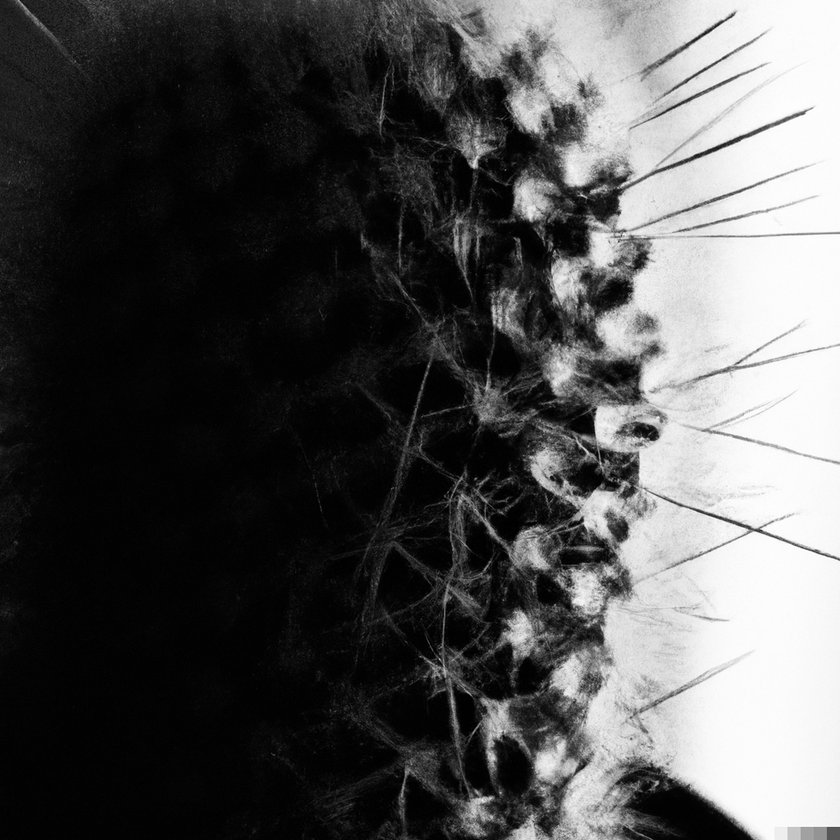
#> input picture computer-vision/script/grayscale_2.png, 840 x 840 px, shrunk from 1024 x 1024 before the run
$ jupyter execute --allow-errors trbalho_3.ipynb
#> lines starting #> are read from the running program, lines starting #| are printed output that depends on the picture; after the words box and inside, x2 and y2 are one past the last pixel; in counts of white or black regions, pixels touching at a corner belong together
[cell 1]
import cv2
import numpy as np
import matplotlib.pyplot as plt

# Carregar imagem
img = cv2.imread('moedas.png', cv2.IMREAD_GRAYSCALE)

# Aplicar suavização Gaussiana para reduzir ruído
#> (the rest of this cell did not finish here and is left out)

[cell 2]
import cv2
import numpy as np
import matplotlib.pyplot as plt

def detect_circle_and_ellipses(path, minDist, param1, param2, minRadius, maxRadius):
    img = cv2.imread(path, cv2.IMREAD_GRAYSCALE)
    img_blur = cv2.GaussianBlur(img, (5, 5), 0)
    edges = cv2.Canny(img_blur, 50, 150, apertureSize=3)

    circles = cv2.HoughCircles(edges, cv2.HOUGH_GRADIENT, dp=1, minDist=minDist, param1=param1, param2=param2, minRadius=minRadius, maxRadius=maxRadius)
    circles_img = np.zeros_like(img)
    if circles is not None:
        circles = np.round(circles[0, :]).astype("int")
        for (x, y, r) in circles:
            cv2.circle(circles_img, (x, y), r, (255, 255, 255), 2)

    ellipses = cv2.HoughCircles(edges, cv2.HOUGH_GRADIENT, dp=1, minDist=minDist, param1=param1, param2=param2, minRadius=minRadius, maxRadius=maxRadius)
    ellipses_img = np.zeros_like(img)
    if ellipses is not None:
        ellipses = np.round(ellipses[0, :]).astype("int")
        for (x, y, a) in ellipses:
            cv2.ellipse(ellipses_img, (x, y), (a, a), 0, 0, 360, (255, 255, 255), 2)

    geo = cv2.addWeighted(img, 0.45, circles_img, 0.55, 0)
    geo = cv2.addWeighted(geo, 0.5, ellipses_img, 0.25, 0)
    sphere = cv2.addWeighted(ellipses_img, 0.5, circles_img, 0.5, 0)

    _, axs = plt.subplots(1, 3, figsize=(8, 8))
    axs[0].imshow(img, cmap='gray')
    axs[0].set_title('Imagem Original')
    axs[0].axis(False)
    axs[1].imshow(cv2.cvtColor(geo, cv2.COLOR_BGR2RGB))
    axs[1].set_title('Objetos Detectados')
    axs[1].axis(False)
    axs[2].imshow(sphere, cmap='gray')
    axs[2].set_title('Círculos e Elipses Detectados')
    axs[2].axis(False)
    plt.show()

#> (a cell that did not finish here is left out)

#> (a cell that did not finish here is left out)


#> (a cell that did not finish here is left out)


[cell 6]
import cv2
import numpy as np
import matplotlib.pyplot as plt

def detect_lines(path, threshold):
#> called with path = 'grayscale_2.png', threshold = 10
    img = cv2.imread(path, cv2.IMREAD_GRAYSCALE)
#> img is the input picture: shape (840, 840); min 0, max 255, mean 81
    img_blur = cv2.GaussianBlur(img, (5, 5), 0)
    edges = cv2.Canny(img_blur, 50, 150, apertureSize=3)
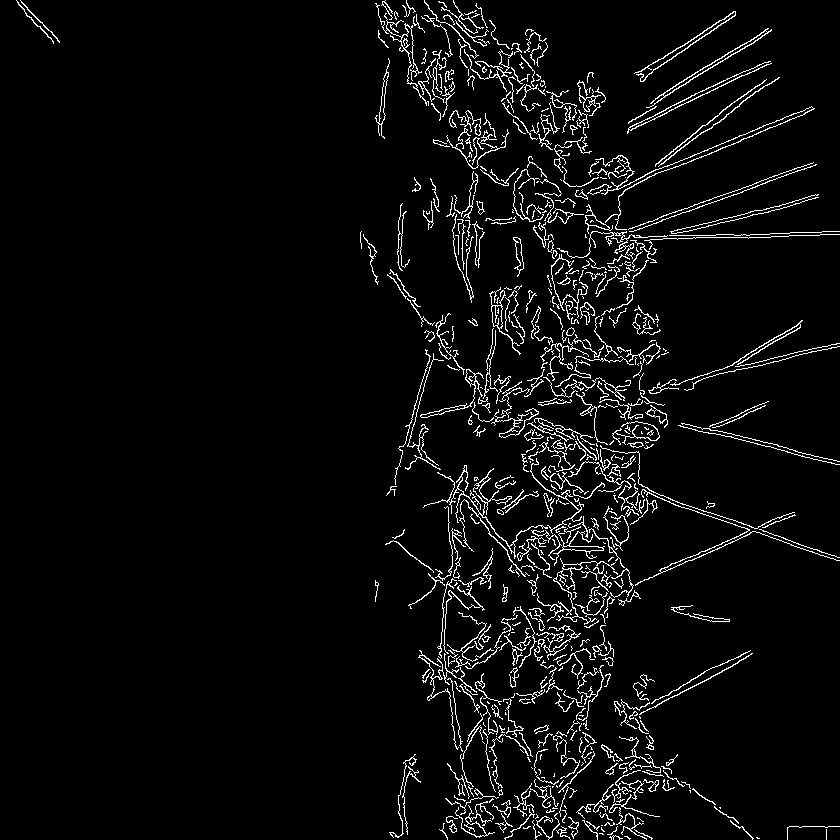
#> edges: shape (840, 840); 4.6% white in thin lines or dots

    lines = cv2.HoughLinesP(edges, rho=1, theta=np.pi/180, threshold=threshold, minLineLength=50, maxLineGap=10)
#> lines = 163 rows, first 6: [686, 163, 811, 110], [587, 127, 587, 76], [481, 675, 487, 767], [528, 410, 531, 472], [545, 501, 563, 427], [387, 22, 451, 114]
    lines_img = np.zeros_like(img)
    if lines is not None:
        for line in lines:
            x1, y1, x2, y2 = line[0]
            cv2.line(lines_img, (x1, y1), (x2, y2), (255, 255, 255), 2)
#> this loop made 163 passes
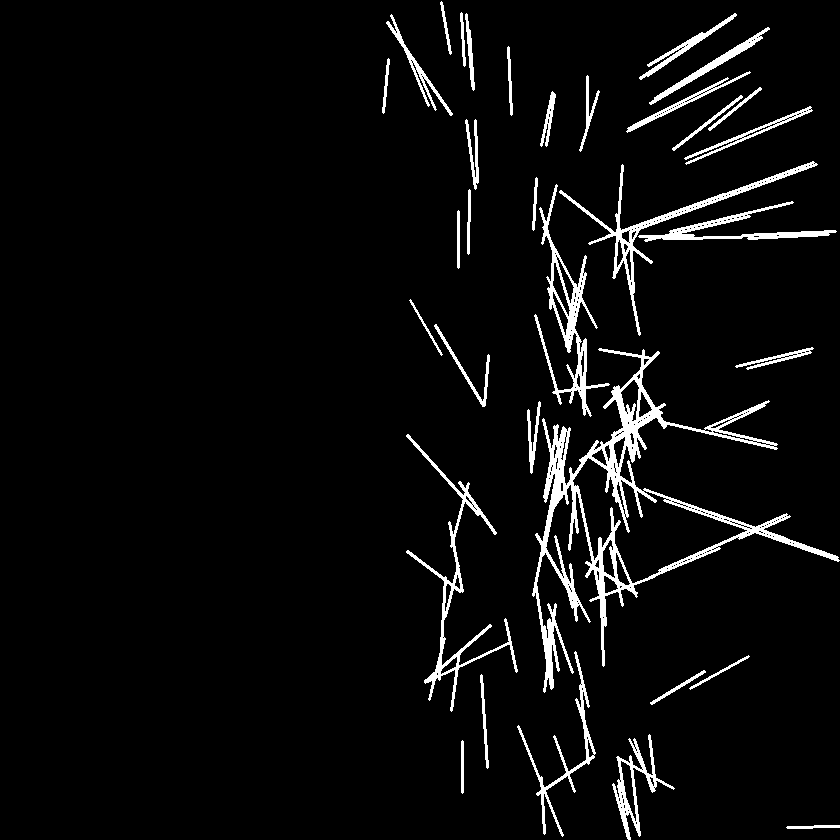
#> lines_img: shape (840, 840); 4.7% white; 34 white regions, largest, box (x1, y1, x2, y2) and area: (532, 348, 840, 693) 11604, (534, 184, 610, 417) 2799, (559, 161, 818, 336) 2522

    geo = cv2.addWeighted(img, 0.55, lines_img, 0.45, 0)

    _, axs = plt.subplots(1, 3, figsize=(8, 8))
    axs[0].imshow(img, cmap='gray')
    axs[0].set_title('Imagem Original')
    axs[0].axis(False)
    axs[1].imshow(cv2.cvtColor(geo, cv2.COLOR_BGR2RGB))
    axs[1].set_title('Objetos Detectados')
    axs[1].axis(False)
    axs[2].imshow(lines_img, cmap='gray')
    axs[2].set_title('Linhas Detectadas')
    axs[2].axis(False)
    plt.show()
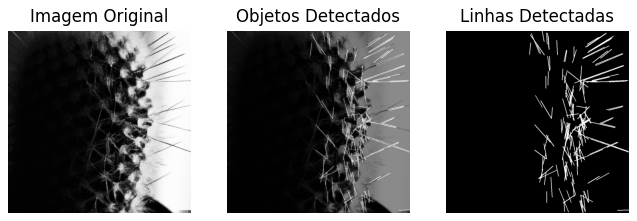
#> figure drawn by matplotlib, 3 panels

[cell 7]
detect_lines('grayscale_2.png', 10)

[cell 8]
detect_lines('grayscale_2.png', 150)
#> call 2 of detect_lines, with path = 'grayscale_2.png', threshold = 150
#> in detect_lines (call 2), `lines = cv2.HoughLinesP(edges, rho=1, theta=np.pi/180, threshold=thres..`: lines = 38 rows, first 6: [541, 484, 557, 557], [571, 654, 593, 756], [589, 243, 813, 162], [577, 651, 582, 720], [569, 463, 595, 568], [482, 835, 496, 768]
#> the loop in detect_lines (call 2), `for line in lines:` made 38 passes
#> after the loop in detect_lines (call 2), `for line in lines:`:
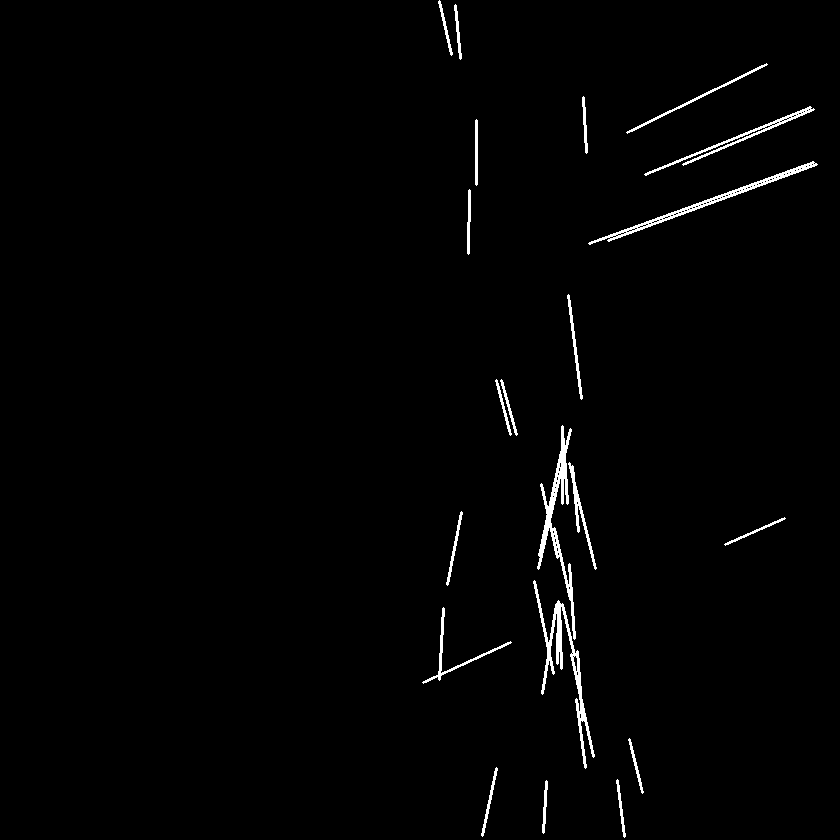
#> lines_img: shape (840, 840); 1.3% white; 21 white regions, largest, box (x1, y1, x2, y2) and area: (533, 580, 595, 769) 1689, (537, 425, 576, 640) 1640, (588, 161, 818, 245) 1251
#> in detect_lines (call 2), `plt.show()`:
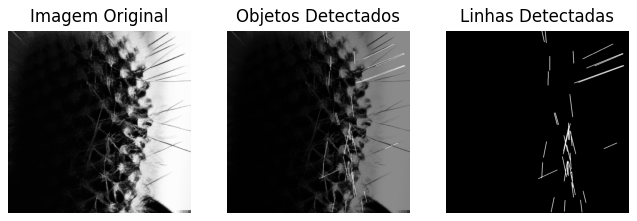
#> figure drawn by matplotlib, 3 panels

[cell 9]
detect_lines('grayscale_2.png', 1)
#> call 3 of detect_lines, with path = 'grayscale_2.png', threshold = 1
#> in detect_lines (call 3), `lines = cv2.HoughLinesP(edges, rho=1, theta=np.pi/180, threshold=thres..`: lines = 142 rows, first 6: [635, 521, 642, 414], [569, 617, 623, 566], [378, 14, 451, 85], [552, 512, 555, 425], [549, 422, 568, 503], [602, 290, 630, 228]
#> the loop in detect_lines (call 3), `for line in lines:` made 142 passes
#> after the loop in detect_lines (call 3), `for line in lines:`:
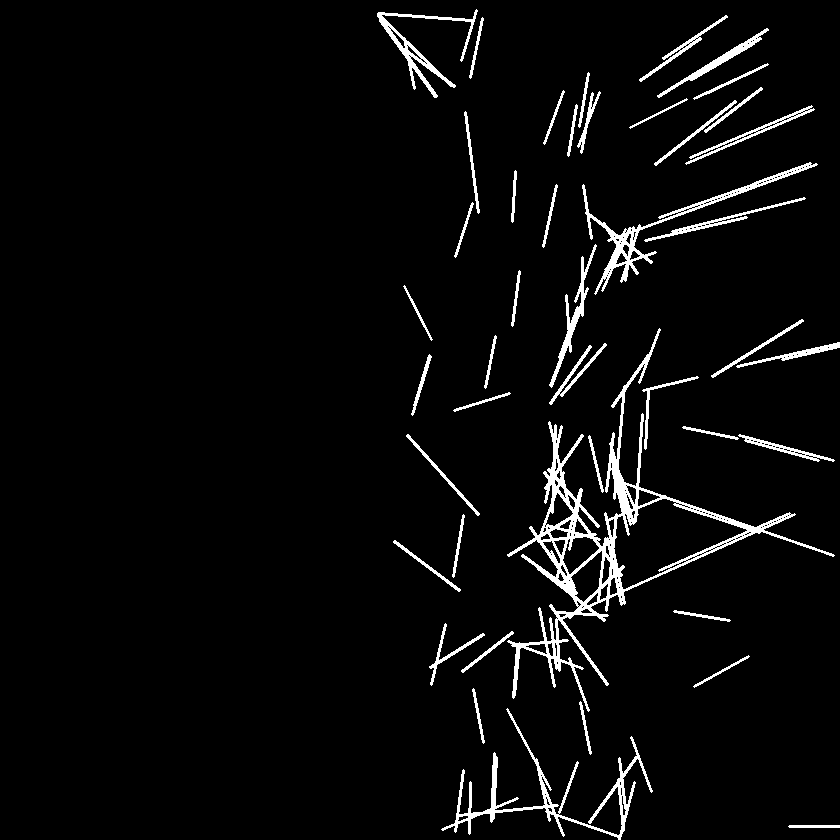
#> lines_img: shape (840, 840); 4% white; 44 white regions, largest, box (x1, y1, x2, y2) and area: (507, 328, 835, 712) 9824, (441, 708, 653, 840) 2841, (582, 162, 818, 295) 2334
#> in detect_lines (call 3), `geo = cv2.addWeighted(img, 0.55, lines_img, 0.45, 0)`:
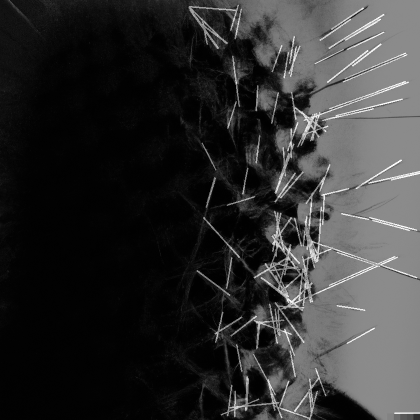
#> geo: shape (840, 840) (shown at 1/2 size); min 0, max 255, mean 49.2
#> in detect_lines (call 3), `plt.show()`:
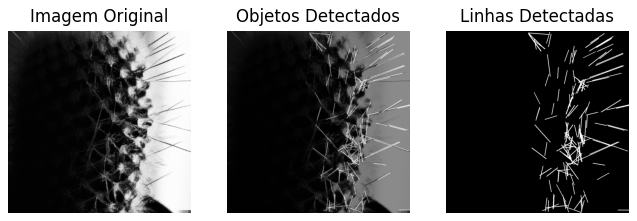
#> figure drawn by matplotlib, 3 panels

$ run again, with computer-vision/script/grayscale_1.png copied over computer-vision/script/grayscale_2.png
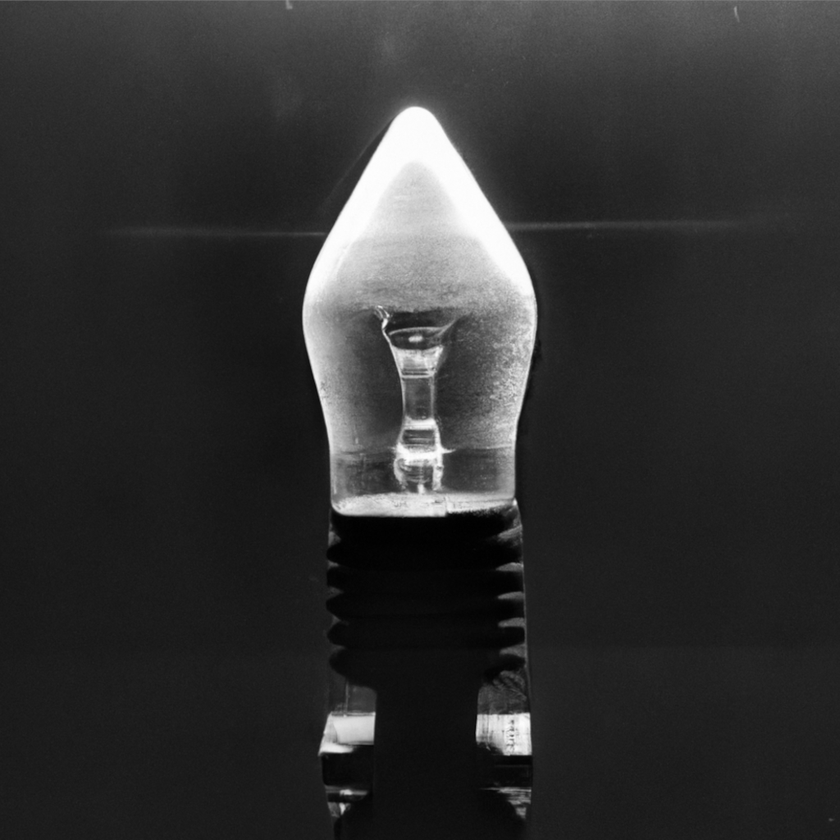
#> input picture computer-vision/script/grayscale_1.png, 840 x 840 px, shrunk from 1024 x 1024 before the run
#> in detect_lines, img is the input picture: shape (840, 840); min 0, max 254, mean 49.1
#> in detect_lines, `edges = cv2.Canny(img_blur, 50, 150, apertureSize=3)`:
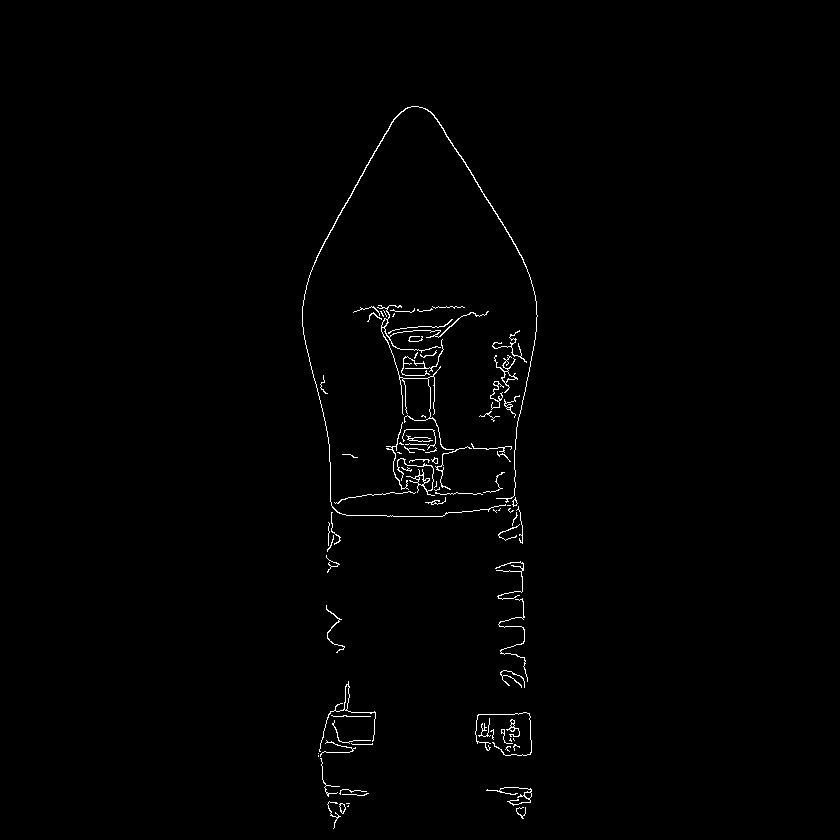
#> edges: shape (840, 840); 0.85% white in thin lines or dots, all inside (x1, y1, x2, y2) = (302, 106, 538, 829)
#> lines = 31 rows, first 6: [316, 258, 393, 119], [330, 480, 332, 542], [432, 113, 522, 257], [386, 446, 445, 497], [303, 332, 327, 432], [520, 413, 536, 329]
#> the loop in detect_lines, `for line in lines:` made 31 passes
#> lines = 20 rows, first 6: [433, 385, 433, 327], [421, 420, 437, 504], [431, 466, 434, 401], [497, 416, 502, 365], [403, 444, 409, 327], [434, 115, 518, 250]
#> the loop in detect_lines (call 3), `for line in lines:` made 20 passes
#> after the loop in detect_lines (call 3), `for line in lines:`:
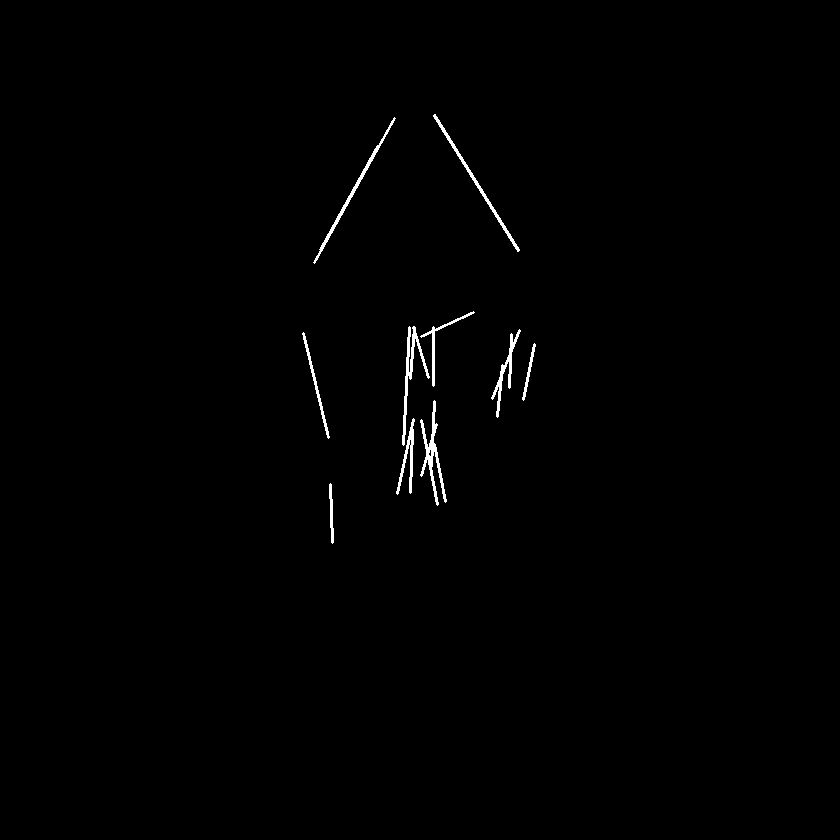
#> lines_img: shape (840, 840); 0.61% white; 10 white regions, largest, box (x1, y1, x2, y2) and area: (420, 400, 447, 506) 714, (402, 326, 430, 446) 645, (313, 117, 396, 264) 543
